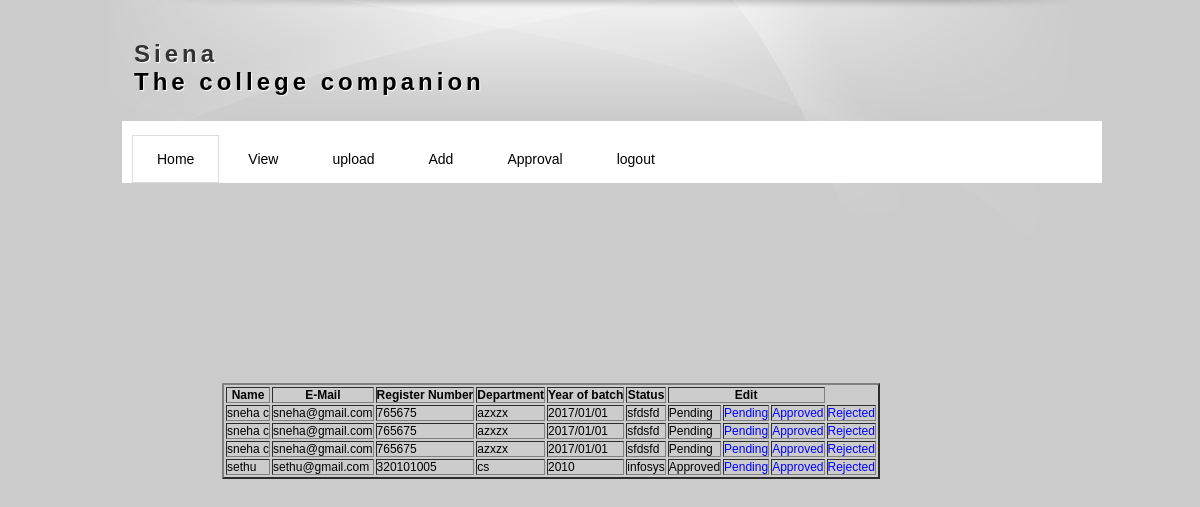
Page /admin/aluminaapproval.php on the committed database.
### tables this page shows
CREATE TABLE `aluminareg` (
  `name` varchar(20) NOT NULL,
  `email` varchar(40) NOT NULL,
  `regno` int(11) NOT NULL,
  `dept` varchar(20) NOT NULL,
  `yob` varchar(20) NOT NULL,
  `status1` varchar(20) NOT NULL
);

### shares/db/mydatabase.inc (called while the page is built, shortened)
<?php
	function getDatas($sql){
		$dt = mysql_query($sql);
		$table = array();
		$rno = mysql_num_rows($dt);
		$cno = mysql_num_fields($dt);
		for($i=0;$i<$rno;$i++){
			$row = mysql_fetch_array($dt);
			for($j=0;$j<$cno;$j++){
				$table[$i][$j] = $row[$j];
			}
		}
		return $table;
	}
?>

### admin/aluminaapproval.php (the view, shortened to what this page needs)
<?php include_once("../shares/db/mydatabase.inc"); ?>
<?php include("../admin/menu.php");?>
<div id="site_content" style="position:relative;top:200px;left:100px;>
<form method="post">
	<table class="datagrid" border=2>
	<tr>
		<th>Name</th>
		<th>E-Mail</th>
		<th>Register Number</th>
		<th>Department</th>
		<th>Year of batch</th>
		<th>Status</th>
		<th colspan="3">Edit</th>
	</tr>
	<?php
		$sql = "select t1.*,if(status=0,'Pending',if(status=1,'Approved','Reject')) from aluminareg t1,login t2 where t1.email = t2.username";
		$tbl = getDatas($sql);
		for($i=0;$i<count($tbl);$i++){
			$cl = ($i%2==0)?"eve":"odd";
			echo "<tr class='$cl'>";
			for($j=0;$j<count($tbl[$i]);$j++){
				echo "<td>".$tbl[$i][$j]."</td>";
			}
?>
<td><a href="?id=<?php echo $tbl[$i][1]?>&mode=pen"><font color="blue">Pending</font></a></td>
<td><a href="?id=<?php echo $tbl[$i][1]?>&mode=app"><font color="blue">Approved</font></a></td>
<td><a href="?id=<?php echo $tbl[$i][1]?>&mode=rej"><font color="blue">Rejected</font></a></td>
<?php
			echo "</tr>";
		}
	?>
	</table>
</div>

### tempfinal/css/main.css (style rules this page uses)
* { margin: 0; padding: 0; }
body { font: 12px Tahoma, Arial, Sans-Serif; color: #000; background: #ccc; }
a { text-decoration: none; color: #000; }

### rows in the picture
aluminareg: name "sneha c", email "sneha@gmail.com", regno "765675", dept "azxzx", yob "2017/01/01", status1 "sfdsfd"
aluminareg: name "sethu", email "sethu@gmail.com", regno "320101005", dept "cs", yob "2010", status1 "infosys", j "Approved"

### other values in the picture
$tbl[$i][$j] "Pending"
